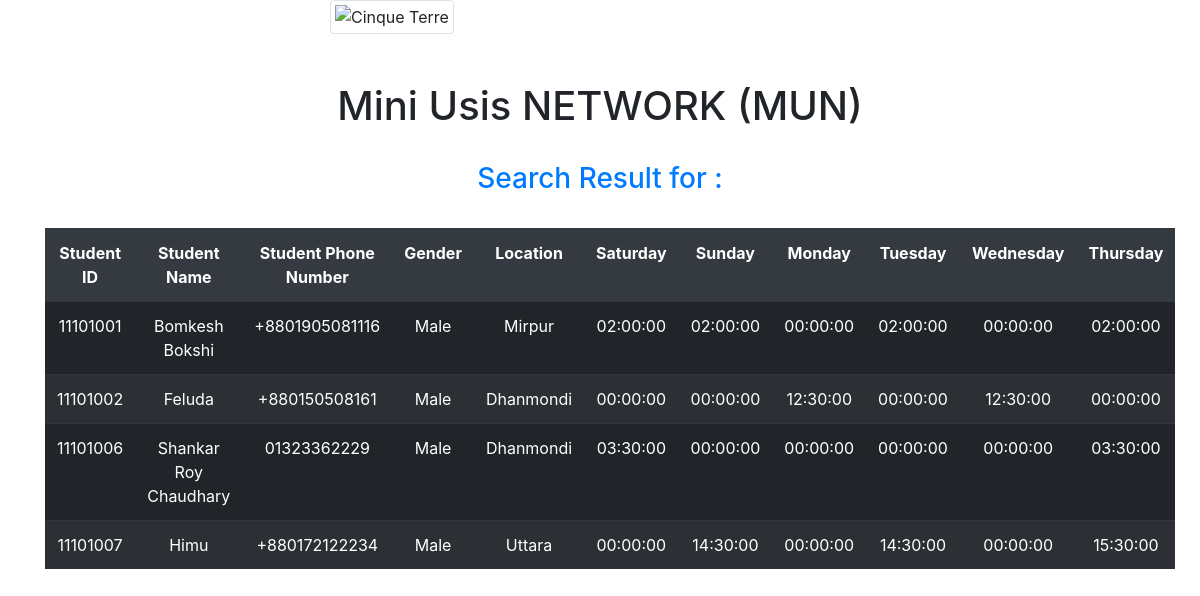
The app's page /Controller/search2.php with its own data.
### tables this page shows
CREATE TABLE `ridesharing` (
  `student_ID` varchar(255) NOT NULL,
  `location` varchar(255) NOT NULL,
  `Saturday` time NOT NULL,
  `Sunday` time NOT NULL,
  `Monday` time NOT NULL,
  `Tuesday` time NOT NULL,
  `Wednesday` time NOT NULL,
  `Thursday` time NOT NULL
);

CREATE TABLE `student` (
  `student_ID` varchar(255) NOT NULL,
  `Name` varchar(255) NOT NULL,
  `department` varchar(255) NOT NULL,
  `gender` varchar(255) NOT NULL,
  `phone_number` varchar(255) NOT NULL,
  `email_id` varchar(255) NOT NULL
);

### Controller/search2.php (the view, shortened to what this page needs)
<?php include 'connection.php'; ?>
<!DOCTYPE html>
<html lang="en">
<head>
    <link rel="stylesheet" href="https://stackpath.bootstrapcdn.com/bootstrap/4.1.3/css/bootstrap.min.css"
>
    <link rel="stylesheet" type="text/css" href="http://ajax.aspnetcdn.com/ajax/jquery.dataTables/1.9.4/css/jquery.dataTables.css">
</head>
</head>
<body>
 <div class="container">
        <div class="row">
            <div class="col-sm-6 offset-3">
            <img src="bracu.png" class="img-thumbnail" alt="Cinque Terre">
            <br> <br> <br>
            <h1 class="display-6 text-center">Mini Usis NETWORK (MUN)</h1>
            </div>
        </div>
            <br>
                <h3 class="text-primary text-center"> Search Result for : <?php $d = $_GET['searchFor'];echo $d?> </h3>
                <br>
                <table id="tabledata" class=" table table-striped table-dark">
<tr class="bg-dark text-white text-center">
                                                <th> Student ID </th>
                                                <th> Student Name </th>
                                                <th> Student Phone Number </th>
                                                <th> Gender </th>
                                                <th> Location </th>
                                                <th> Saturday </th>
                                                <th> Sunday </th>
                                                <th> Monday </th>
                                                <th> Tuesday </th>
                                                <th> Wednesday </th>
                                                <th> Thursday </th>
</tr>
<?php
$dd = $_GET['searchFor'];
$q3 = "SELECT * FROM `student` s INNER JOIN ridesharing r on s.student_ID=r.student_ID where location like'%$dd%' ";
$show3 = mysqli_query($connection,$q3);
while($res = mysqli_fetch_array($show3)){
?>
<tr class="text-center">
<td>
        <?php echo $res['student_ID']; ?>
 </td>
  <td>
        <?php echo $res['Name'];  ?>
 </td>
 <td>
       <?php echo $res['phone_number'];?>
                                                </td>
                                                <td>
                                                    <?php echo $res['gender'];  ?>
                                                </td>
                                                <td>
                                                    <?php echo $res['location'];  ?>
                                                </td>
                                                <td>
                                                    <?php echo $res['Saturday'];  ?>
                                                </td>
                                                <td>
                                                    <?php echo $res['Sunday'];  ?>
                                                </td>
                                                <td>
                                                    <?php echo $res['Monday'];  ?>
                                                </td>
                                                <td>
                                                    <?php echo $res['Tuesday'];  ?>
                                                </td>
                                                <td>
                                                    <?php echo $res['Wednesday'];  ?>
                                                </td>
                                                <td>
                                                    <?php echo $res['Thursday'];  ?>
                                                </td>
</tr>
<?php
}
?>
</table>
</div>
</body>
</html>

### records on screen
ridesharing: student_ID "11101001", student_ID.Name "Bomkesh Bokshi", student_ID.phone_number "+8801905081116", student_ID.gender "Male", location "Mirpur", Saturday "02:00:00", Sunday "02:00:00", Monday "00:00:00", Tuesday "02:00:00", Wednesday "00:00:00", Thursday "02:00:00"
ridesharing: student_ID "11101002", student_ID.Name "Feluda", student_ID.phone_number "+880150508161", student_ID.gender "Male", location "Dhanmondi", Saturday "00:00:00", Sunday "00:00:00", Monday "12:30:00", Tuesday "00:00:00", Wednesday "12:30:00", Thursday "00:00:00"
ridesharing: student_ID "11101006", student_ID.Name "Shankar Roy Chaudhary", student_ID.phone_number "01323362229", student_ID.gender "Male", location "Dhanmondi", Saturday "03:30:00", Sunday "00:00:00", Monday "00:00:00", Tuesday "00:00:00", Wednesday "00:00:00", Thursday "03:30:00"
ridesharing: student_ID "11101007", student_ID.Name "Himu", student_ID.phone_number "+880172122234", student_ID.gender "Male", location "Uttara", Saturday "00:00:00", Sunday "14:30:00", Monday "00:00:00", Tuesday "14:30:00", Wednesday "00:00:00", Thursday "15:30:00"
